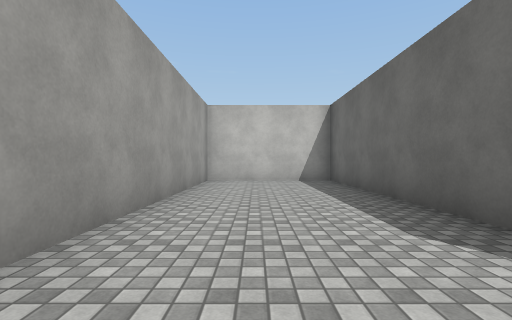
View 1 (above)

16 first-person views from a walk through a 3-D level made in the Unity game engine. The camera is 1.2 m above the floor, looks level and sees 85° across. The floor is counted in squares, 2 m on a side. Each view is taken from the middle of a square. On the plan, view 1 faces up. The plan holds only what a view shows up to about 9 squares ahead; the rest is blank. The place goes on beyond the plan. The player is left out. Surface patterns are stand-ins for the level's own textures.

View 2
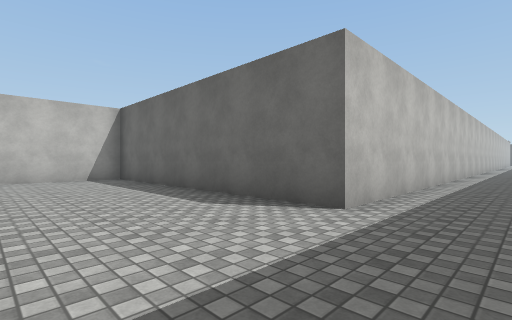

View 3
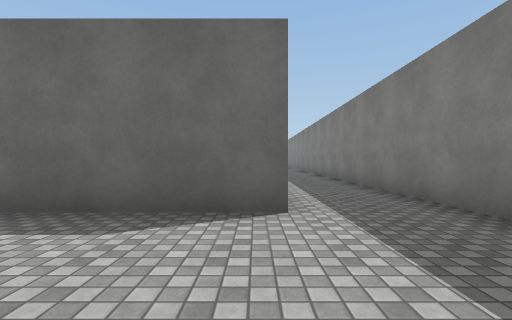

View 4
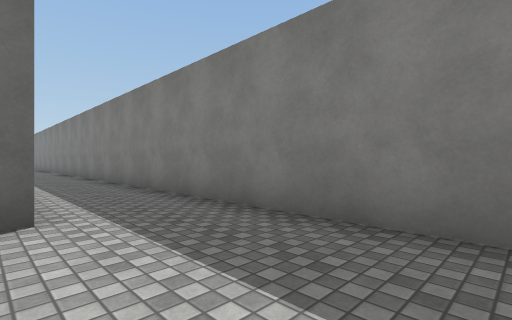

View 5
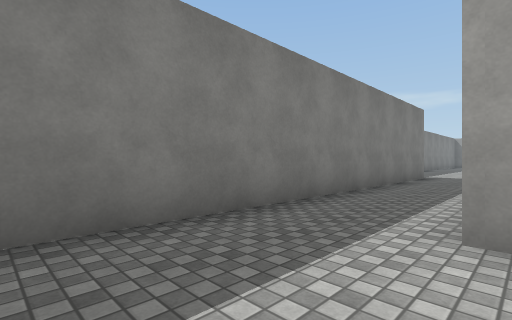

View 6
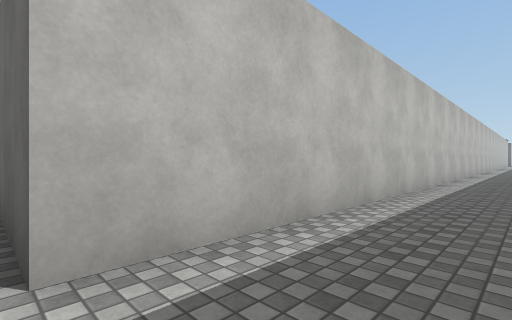

View 7
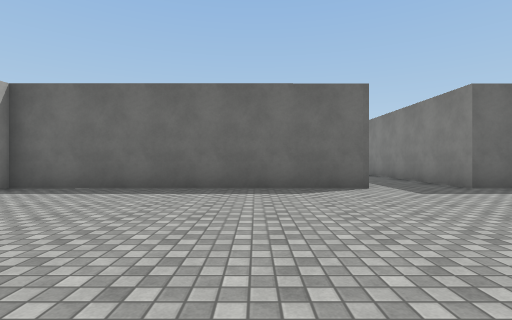

View 8
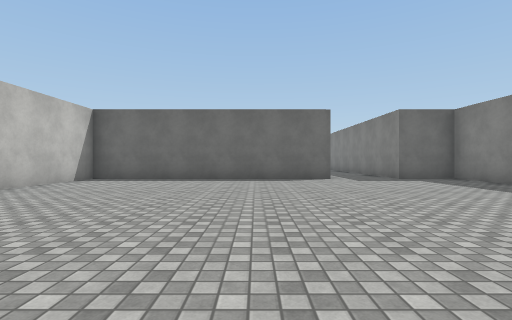

View 9
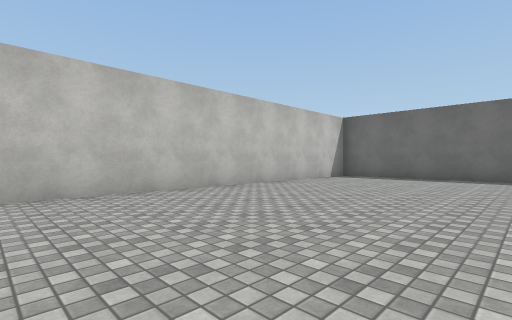

View 10
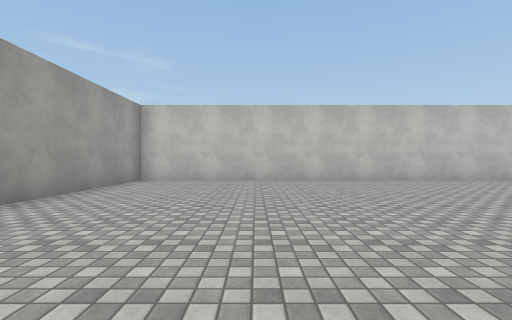

View 11
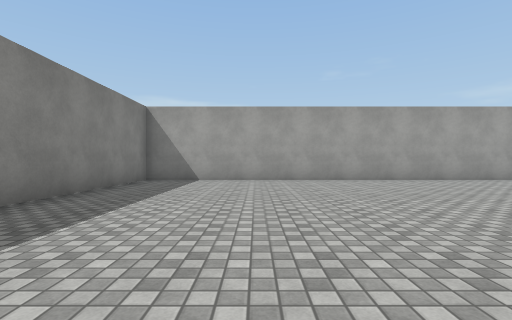

View 12
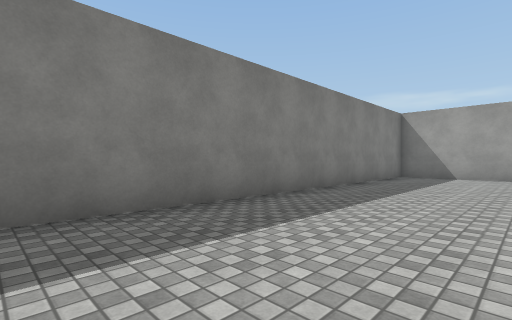

View 13
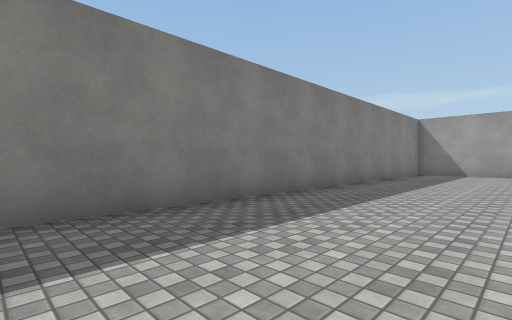

View 14
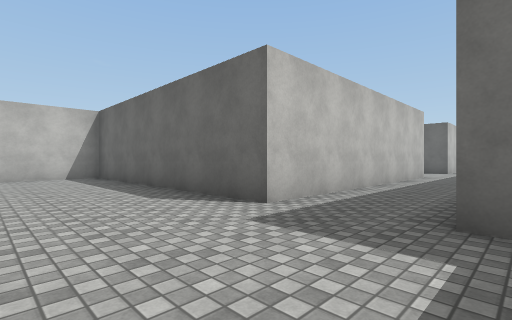

View 15
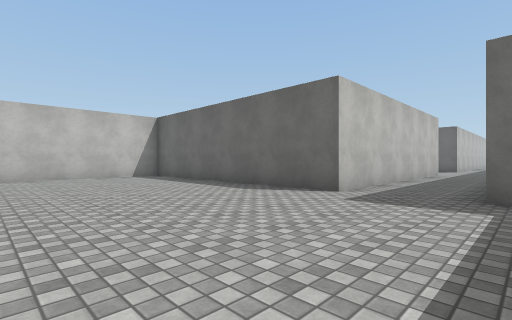

View 16
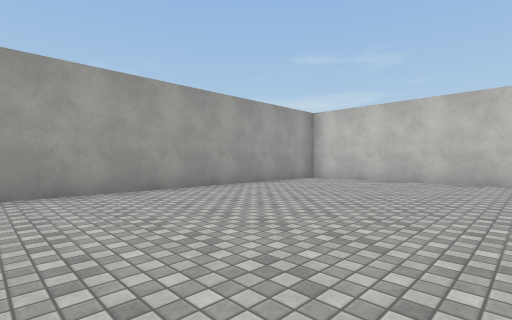

### Floor plan
Points are (right, up) in squares from view 1. A wall is a line through its corners. A room is listed if a view was taken in it or the views show most of it. See-through windows are left out.
Room 1 (views 1, 2, 3, 4, 5, 6)
walls: (13.1, 0.6) (2.2, 0.6) (2.2, 8.2) (-1.4, 8.2) (-1.4, 0.6); (-1.4, -1.5) (9.2, -1.5)
ways out: opening at (-1, -0.5) to room 2
Room 2 (views 7, 8, 9, 10, 11, 12, 13, 14, 15, 16)
walls: (-1.9, 0.6) (-9.1, 0.6) (-9.2, 8.2) (-24.4, 8.2) (-24.4, -3.3) (-9.1, -3.3) (-9.1, -1.5) (-1.4, -1.5)
ways out: opening at (-1, -0.5) to room 1

Positions as (right, up) in squares from view 1, and headings:
1: (0, 0), facing up
2: (-1, -1), facing up-right
3: (-1, 1), facing right
4: (-1, 1), facing down-right
5: (1, 1), facing down-left
6: (2, -1), facing up-right
7: (-15, 3), facing right
8: (-18, 3), facing right
9: (-19, 3), facing up-right
10: (-21, 0), facing up
11: (-16, 0), facing left
12: (-14, 0), facing down-left
13: (-12, 0), facing down-left
14: (-12, -2), facing up-right
15: (-14, -2), facing up-right
16: (-19, 0), facing up-left
